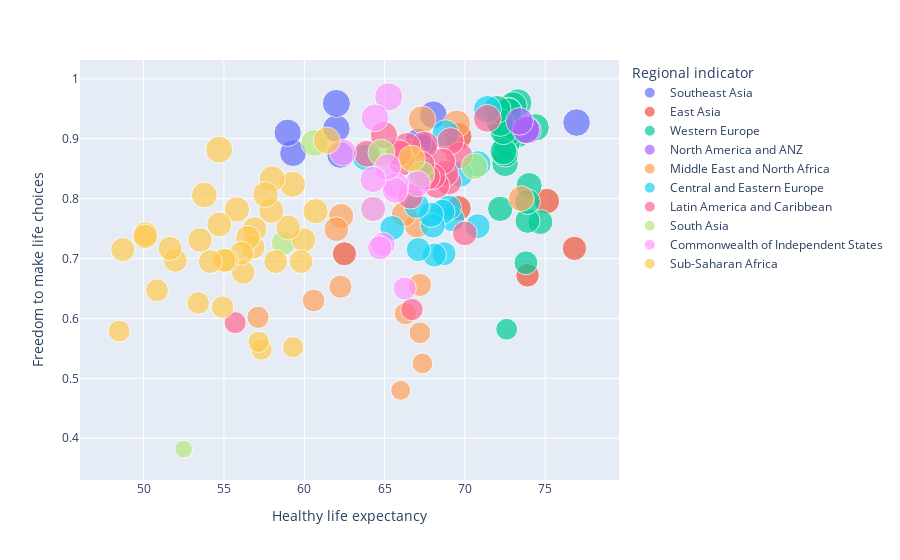

Notebook cell for this chart:
### Code cell
fig = px.scatter(hlef, x = "Healthy life expectancy", y = "Freedom to make life choices",
                size = "Freedom to make life choices", color = "Regional indicator",
                hover_name="Country name")
fig.show()

### Figure 1 — Plotly figure (JSON) as saved in the notebook; plotly's stock layout.template omitted (floating-point values rounded to 4 significant figures)
{"data": [{"hovertemplate": "<b>%{hovertext}</b><br><br>Regional indicator=Southeast Asia<br>Healthy life expectancy=%{x}<br>Freedom to make life choices=%{marker.size}<extra></extra>", "hovertext": ["Singapore", "Vietnam", "Thailand", "Malaysia", "Indonesia", "Philippines", "Cambodia", "Myanmar", "Laos"], "legendgroup": "Southeast Asia", "marker": {"color": "#636efa", "size": [0.927, 0.94, 0.884, 0.895, 0.873, 0.917, 0.959, 0.876, 0.91], "sizemode": "area", "sizeref": 0.002425, "symbol": "circle"}, "mode": "markers", "name": "Southeast Asia", "orientation": "v", "showlegend": true, "type": "scatter", "x": [76.95, 68.03, 67.4, 67.1, 62.24, 62, 62, 59.3, 58.97], "xaxis": "x", "y": [0.927, 0.94, 0.884, 0.895, 0.873, 0.917, 0.959, 0.876, 0.91], "yaxis": "y"}, {"hovertemplate": "<b>%{hovertext}</b><br><br>Regional indicator=East Asia<br>Healthy life expectancy=%{x}<br>Freedom to make life choices=%{marker.size}<extra></extra>", "hovertext": ["Hong Kong S.A.R. of China", "Japan", "South Korea", "Taiwan Province of China", "China", "Mongolia"], "legendgroup": "East Asia", "marker": {"color": "#EF553B", "size": [0.717, 0.796, 0.672, 0.784, 0.904, 0.708], "sizemode": "area", "sizeref": 0.002425, "symbol": "circle"}, "mode": "markers", "name": "East Asia", "orientation": "v", "showlegend": true, "type": "scatter", "x": [76.82, 75.1, 73.9, 69.6, 69.59, 62.5], "xaxis": "x", "y": [0.717, 0.796, 0.672, 0.784, 0.904, 0.708], "yaxis": "y"}, {"hovertemplate": "<b>%{hovertext}</b><br><br>Regional indicator=Western Europe<br>Healthy life expectancy=%{x}<br>Freedom to make life choices=%{marker.size}<extra></extra>", "hovertext": ["Spain", "Switzerland", "France", "Cyprus", "North Cyprus", "Italy", "Norway", "Austria", "Iceland", "Denmark", "Sweden", "Greece", "Portugal", "Luxembourg", "United Kingdom", "Germany", "Ireland", "Netherlands", "Malta", "Belgium", "Finland"], "legendgroup": "Western Europe", "marker": {"color": "#00cc96", "size": [0.761, 0.919, 0.822, 0.763, 0.795, 0.693, 0.96, 0.908, 0.955, 0.946, 0.945, 0.582, 0.892, 0.907, 0.859, 0.875, 0.879, 0.913, 0.927, 0.783, 0.949], "sizemode": "area", "sizeref": 0.002425, "symbol": "circle"}, "mode": "markers", "name": "Western Europe", "orientation": "v", "showlegend": true, "type": "scatter", "x": [74.7, 74.4, 74, 73.9, 73.9, 73.8, 73.3, 73.3, 73, 72.7, 72.7, 72.6, 72.6, 72.6, 72.5, 72.5, 72.4, 72.4, 72.2, 72.2, 72], "xaxis": "x", "y": [0.761, 0.919, 0.822, 0.763, 0.795, 0.693, 0.96, 0.908, 0.955, 0.946, 0.945, 0.582, 0.892, 0.907, 0.859, 0.875, 0.879, 0.913, 0.927, 0.783, 0.949], "yaxis": "y"}, {"hovertemplate": "<b>%{hovertext}</b><br><br>Regional indicator=North America and ANZ<br>Healthy life expectancy=%{x}<br>Freedom to make life choices=%{marker.size}<extra></extra>", "hovertext": ["Australia", "Canada", "New Zealand", "United States"], "legendgroup": "North America and ANZ", "marker": {"color": "#ab63fa", "size": [0.914, 0.915, 0.929, 0.837], "sizemode": "area", "sizeref": 0.002425, "symbol": "circle"}, "mode": "markers", "name": "North America and ANZ", "orientation": "v", "showlegend": true, "type": "scatter", "x": [73.9, 73.8, 73.4, 68.2], "xaxis": "x", "y": [0.914, 0.915, 0.929, 0.837], "yaxis": "y"}, {"hovertemplate": "<b>%{hovertext}</b><br><br>Regional indicator=Middle East and North Africa<br>Healthy life expectancy=%{x}<br>Freedom to make life choices=%{marker.size}<extra></extra>", "hovertext": ["Israel", "Bahrain", "Lebanon", "United Arab Emirates", "Tunisia", "Turkey", "Jordan", "Kuwait", "Saudi Arabia", "Iran", "Morocco", "Algeria", "Libya", "Palestinian Territories", "Egypt", "Iraq", "Yemen"], "legendgroup": "Middle East and North Africa", "marker": {"color": "#FFA15A", "size": [0.8, 0.925, 0.525, 0.932, 0.656, 0.576, 0.755, 0.867, 0.877, 0.608, 0.774, 0.48, 0.771, 0.653, 0.749, 0.63, 0.602], "sizemode": "area", "sizeref": 0.002425, "symbol": "circle"}, "mode": "markers", "name": "Middle East and North Africa", "orientation": "v", "showlegend": true, "type": "scatter", "x": [73.5, 69.5, 67.36, 67.33, 67.2, 67.2, 67, 66.9, 66.6, 66.3, 66.21, 66.0, 62.3, 62.25, 62.0, 60.58, 57.12], "xaxis": "x", "y": [0.8, 0.925, 0.525, 0.932, 0.656, 0.576, 0.755, 0.867, 0.877, 0.608, 0.774, 0.48, 0.771, 0.653, 0.749, 0.63, 0.602], "yaxis": "y"}, {"hovertemplate": "<b>%{hovertext}</b><br><br>Regional indicator=Central and Eastern Europe<br>Healthy life expectancy=%{x}<br>Freedom to make life choices=%{marker.size}<extra></extra>", "hovertext": ["Slovenia", "Czech Republic", "Croatia", "Poland", "Slovakia", "Albania", "Estonia", "Montenegro", "Serbia", "Bosnia and Herzegovina", "Hungary", "Lithuania", "Romania", "Latvia", "Bulgaria", "North Macedonia", "Kosovo"], "legendgroup": "Central and Eastern Europe", "marker": {"color": "#19d3f3", "size": [0.949, 0.858, 0.754, 0.841, 0.766, 0.785, 0.909, 0.708, 0.778, 0.706, 0.755, 0.773, 0.845, 0.715, 0.788, 0.751, 0.869], "sizemode": "area", "sizeref": 0.002425, "symbol": "circle"}, "mode": "markers", "name": "Central and Eastern Europe", "orientation": "v", "showlegend": true, "type": "scatter", "x": [71.4, 70.81, 70.8, 69.7, 69.2, 69.0, 68.8, 68.7, 68.6, 68.1, 68, 67.91, 67.36, 67.1, 67, 65.47, 63.81], "xaxis": "x", "y": [0.949, 0.858, 0.754, 0.841, 0.766, 0.785, 0.909, 0.708, 0.778, 0.706, 0.755, 0.773, 0.845, 0.715, 0.788, 0.751, 0.869], "yaxis": "y"}, {"hovertemplate": "<b>%{hovertext}</b><br><br>Regional indicator=Latin America and Caribbean<br>Healthy life expectancy=%{x}<br>Freedom to make life choices=%{marker.size}<extra></extra>", "hovertext": ["Costa Rica", "Chile", "Panama", "Uruguay", "Argentina", "Ecuador", "Mexico", "Peru", "Colombia", "Nicaragua", "Jamaica", "Honduras", "Venezuela", "Brazil", "El Salvador", "Dominican Republic", "Paraguay", "Guatemala", "Bolivia", "Haiti"], "legendgroup": "Latin America and Caribbean", "marker": {"color": "#FF6692", "size": [0.934, 0.742, 0.872, 0.896, 0.828, 0.842, 0.862, 0.822, 0.837, 0.836, 0.89, 0.857, 0.615, 0.804, 0.888, 0.86, 0.876, 0.906, 0.875, 0.593], "sizemode": "area", "sizeref": 0.002425, "symbol": "circle"}, "mode": "markers", "name": "Latin America and Caribbean", "orientation": "v", "showlegend": true, "type": "scatter", "x": [71.4, 70, 69.65, 69.1, 69, 68.8, 68.6, 68.25, 68.0, 67.66, 67.5, 67.3, 66.7, 66.6, 66.4, 66.1, 65.9, 64.96, 63.9, 55.7], "xaxis": "x", "y": [0.934, 0.742, 0.872, 0.896, 0.828, 0.842, 0.862, 0.822, 0.837, 0.836, 0.89, 0.857, 0.615, 0.804, 0.888, 0.86, 0.876, 0.906, 0.875, 0.593], "yaxis": "y"}, {"hovertemplate": "<b>%{hovertext}</b><br><br>Regional indicator=South Asia<br>Healthy life expectancy=%{x}<br>Freedom to make life choices=%{marker.size}<extra></extra>", "hovertext": ["Maldives", "Sri Lanka", "Bangladesh", "Nepal", "India", "Pakistan", "Afghanistan"], "legendgroup": "South Asia", "marker": {"color": "#B6E880", "size": [0.854, 0.841, 0.877, 0.782, 0.893, 0.726, 0.382], "sizemode": "area", "sizeref": 0.002425, "symbol": "circle"}, "mode": "markers", "name": "South Asia", "orientation": "v", "showlegend": true, "type": "scatter", "x": [70.6, 67.3, 64.8, 64.23, 60.63, 58.71, 52.49], "xaxis": "x", "y": [0.854, 0.841, 0.877, 0.782, 0.893, 0.726, 0.382], "yaxis": "y"}, {"hovertemplate": "<b>%{hovertext}</b><br><br>Regional indicator=Commonwealth of Independent States<br>Healthy life expectancy=%{x}<br>Freedom to make life choices=%{marker.size}<extra></extra>", "hovertext": ["Armenia", "Belarus", "Moldova", "Azerbaijan", "Uzbekistan", "Kazakhstan", "Ukraine", "Russia", "Kyrgyzstan", "Georgia", "Tajikistan", "Turkmenistan"], "legendgroup": "Commonwealth of Independent States", "marker": {"color": "#FF97FF", "size": [0.825, 0.65, 0.822, 0.814, 0.97, 0.853, 0.724, 0.718, 0.935, 0.783, 0.832, 0.877], "sizemode": "area", "sizeref": 0.002425, "symbol": "circle"}, "mode": "markers", "name": "Commonwealth of Independent States", "orientation": "v", "showlegend": true, "type": "scatter", "x": [67.06, 66.25, 65.7, 65.66, 65.25, 65.2, 64.9, 64.7, 64.4, 64.3, 64.28, 62.41], "xaxis": "x", "y": [0.825, 0.65, 0.822, 0.814, 0.97, 0.853, 0.724, 0.718, 0.935, 0.783, 0.832, 0.877], "yaxis": "y"}, {"hovertemplate": "<b>%{hovertext}</b><br><br>Regional indicator=Sub-Saharan Africa<br>Healthy life expectancy=%{x}<br>Freedom to make life choices=%{marker.size}<extra></extra>", "hovertext": ["Mauritius", "Rwanda", "Kenya", "Gabon", "Senegal", "Madagascar", "Botswana", "Ethiopia", "Congo (Brazzaville)", "Tanzania", "Malawi", "Ghana", "Comoros", "Mauritania", "South Africa", "Namibia", "Liberia", "Zimbabwe", "Uganda", "Zambia", "Gambia", "Guinea", "Togo", "Benin", "Mozambique", "Burkina Faso", "Niger", "Cameroon", "Burundi", "Mali", "Sierra Leone", "Swaziland", "Ivory Coast", "Nigeria", "Lesotho", "Chad"], "legendgroup": "Sub-Saharan Africa", "marker": {"color": "#FECB52", "size": [0.867, 0.897, 0.779, 0.731, 0.695, 0.552, 0.824, 0.752, 0.695, 0.833, 0.78, 0.807, 0.548, 0.561, 0.749, 0.719, 0.735, 0.677, 0.709, 0.782, 0.697, 0.697, 0.619, 0.757, 0.882, 0.695, 0.806, 0.731, 0.626, 0.697, 0.717, 0.647, 0.741, 0.737, 0.715, 0.579], "sizemode": "area", "sizeref": 0.002425, "symbol": "circle"}, "mode": "markers", "name": "Sub-Saharan Africa", "orientation": "v", "showlegend": true, "type": "scatter", "x": [66.7, 61.4, 60.7, 59.96, 59.8, 59.3, 59.27, 59, 58.22, 58.0, 57.95, 57.59, 57.35, 57.16, 56.9, 56.8, 56.5, 56.2, 56.1, 55.81, 55.16, 55.01, 54.91, 54.71, 54.71, 54.15, 53.78, 53.52, 53.4, 51.97, 51.65, 50.83, 50.11, 50.1, 48.7, 48.48], "xaxis": "x", "y": [0.867, 0.897, 0.779, 0.731, 0.695, 0.552, 0.824, 0.752, 0.695, 0.833, 0.78, 0.807, 0.548, 0.561, 0.749, 0.719, 0.735, 0.677, 0.709, 0.782, 0.697, 0.697, 0.619, 0.757, 0.882, 0.695, 0.806, 0.731, 0.626, 0.697, 0.717, 0.647, 0.741, 0.737, 0.715, 0.579], "yaxis": "y"}], "layout": {"legend": {"itemsizing": "constant", "title": {"text": "Regional indicator"}, "tracegroupgap": 0}, "margin": {"t": 60}, "xaxis": {"anchor": "y", "domain": [0, 1], "title": {"text": "Healthy life expectancy"}}, "yaxis": {"anchor": "x", "domain": [0, 1], "title": {"text": "Freedom to make life choices"}}}}
